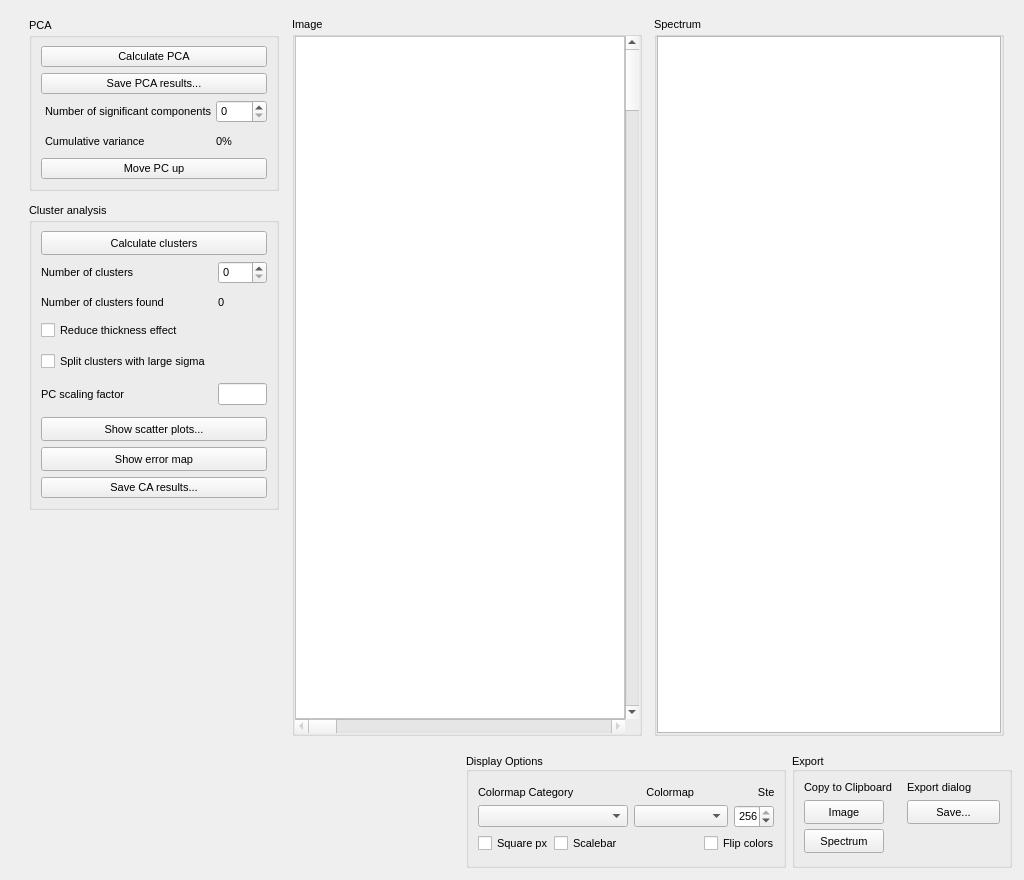
<?xml version="1.0" encoding="UTF-8"?>
<ui version="4.0">
 <class>Form</class>
 <widget class="QWidget" name="Form">
  <property name="geometry">
   <rect>
    <x>0</x>
    <y>0</y>
    <width>1024</width>
    <height>880</height>
   </rect>
  </property>
  <property name="sizePolicy">
   <sizepolicy hsizetype="Maximum" vsizetype="Fixed">
    <horstretch>0</horstretch>
    <verstretch>0</verstretch>
   </sizepolicy>
  </property>
  <property name="windowTitle">
   <string>Form</string>
  </property>
  <layout class="QVBoxLayout" name="verticalLayout">
   <item>
    <widget class="QFrame" name="frame">
     <property name="sizePolicy">
      <sizepolicy hsizetype="Preferred" vsizetype="MinimumExpanding">
       <horstretch>0</horstretch>
       <verstretch>0</verstretch>
      </sizepolicy>
     </property>
     <layout class="QHBoxLayout" name="horizontalLayout">
      <property name="spacing">
       <number>12</number>
      </property>
      <property name="sizeConstraint">
       <enum>QLayout::SetDefaultConstraint</enum>
      </property>
      <property name="topMargin">
       <number>6</number>
      </property>
      <item>
       <widget class="QFrame" name="verticalFrame">
        <property name="sizePolicy">
         <sizepolicy hsizetype="Maximum" vsizetype="MinimumExpanding">
          <horstretch>0</horstretch>
          <verstretch>0</verstretch>
         </sizepolicy>
        </property>
        <property name="minimumSize">
         <size>
          <width>260</width>
          <height>620</height>
         </size>
        </property>
        <property name="font">
         <font>
          <family>Ubuntu</family>
          <pointsize>8</pointsize>
         </font>
        </property>
        <layout class="QVBoxLayout" name="verticalLayout_2">
         <property name="spacing">
          <number>12</number>
         </property>
         <property name="sizeConstraint">
          <enum>QLayout::SetDefaultConstraint</enum>
         </property>
         <property name="leftMargin">
          <number>9</number>
         </property>
         <property name="topMargin">
          <number>1</number>
         </property>
         <property name="rightMargin">
          <number>1</number>
         </property>
         <property name="bottomMargin">
          <number>1</number>
         </property>
         <item>
          <widget class="QGroupBox" name="groupBox">
           <property name="sizePolicy">
            <sizepolicy hsizetype="Preferred" vsizetype="Preferred">
             <horstretch>0</horstretch>
             <verstretch>0</verstretch>
            </sizepolicy>
           </property>
           <property name="minimumSize">
            <size>
             <width>250</width>
             <height>0</height>
            </size>
           </property>
           <property name="maximumSize">
            <size>
             <width>250</width>
             <height>16777215</height>
            </size>
           </property>
           <property name="font">
            <font>
             <family>Ubuntu</family>
             <pointsize>8</pointsize>
            </font>
           </property>
           <property name="title">
            <string>PCA</string>
           </property>
           <layout class="QVBoxLayout" name="verticalLayout_5">
            <property name="spacing">
             <number>6</number>
            </property>
            <property name="sizeConstraint">
             <enum>QLayout::SetMinimumSize</enum>
            </property>
            <item>
             <widget class="QPushButton" name="button_calcpca">
              <property name="font">
               <font>
                <family>Ubuntu</family>
                <pointsize>8</pointsize>
               </font>
              </property>
              <property name="text">
               <string>Calculate PCA</string>
              </property>
             </widget>
            </item>
            <item>
             <widget class="QPushButton" name="button_savepca">
              <property name="text">
               <string>Save PCA results...</string>
              </property>
             </widget>
            </item>
            <item>
             <layout class="QGridLayout" name="gridLayout_4">
              <property name="leftMargin">
               <number>4</number>
              </property>
              <property name="bottomMargin">
               <number>4</number>
              </property>
              <property name="horizontalSpacing">
               <number>4</number>
              </property>
              <property name="verticalSpacing">
               <number>12</number>
              </property>
              <item row="0" column="1">
               <widget class="QSpinBox" name="npcaspin"/>
              </item>
              <item row="0" column="0">
               <widget class="QLabel" name="label_4">
                <property name="text">
                 <string>Number of significant components</string>
                </property>
               </widget>
              </item>
              <item row="1" column="0">
               <widget class="QLabel" name="label_5">
                <property name="text">
                 <string>Cumulative variance</string>
                </property>
               </widget>
              </item>
              <item row="1" column="1">
               <widget class="QLabel" name="vartc">
                <property name="text">
                 <string>0%</string>
                </property>
               </widget>
              </item>
             </layout>
            </item>
            <item>
             <widget class="QPushButton" name="button_movepcup">
              <property name="text">
               <string>Move PC up</string>
              </property>
             </widget>
            </item>
           </layout>
          </widget>
         </item>
         <item>
          <widget class="QGroupBox" name="groupBox_3">
           <property name="sizePolicy">
            <sizepolicy hsizetype="Preferred" vsizetype="Preferred">
             <horstretch>0</horstretch>
             <verstretch>0</verstretch>
            </sizepolicy>
           </property>
           <property name="minimumSize">
            <size>
             <width>250</width>
             <height>0</height>
            </size>
           </property>
           <property name="maximumSize">
            <size>
             <width>250</width>
             <height>16777215</height>
            </size>
           </property>
           <property name="font">
            <font>
             <family>Ubuntu</family>
             <pointsize>8</pointsize>
            </font>
           </property>
           <property name="title">
            <string>Cluster analysis</string>
           </property>
           <layout class="QVBoxLayout" name="verticalLayout_6">
            <property name="spacing">
             <number>6</number>
            </property>
            <property name="sizeConstraint">
             <enum>QLayout::SetMinimumSize</enum>
            </property>
            <item>
             <widget class="QPushButton" name="button_calcca">
              <property name="sizePolicy">
               <sizepolicy hsizetype="Minimum" vsizetype="Fixed">
                <horstretch>0</horstretch>
                <verstretch>0</verstretch>
               </sizepolicy>
              </property>
              <property name="minimumSize">
               <size>
                <width>0</width>
                <height>24</height>
               </size>
              </property>
              <property name="font">
               <font>
                <family>Ubuntu</family>
                <pointsize>8</pointsize>
               </font>
              </property>
              <property name="text">
               <string>Calculate clusters</string>
              </property>
             </widget>
            </item>
            <item>
             <layout class="QGridLayout" name="gridLayout_5">
              <property name="bottomMargin">
               <number>6</number>
              </property>
              <property name="verticalSpacing">
               <number>12</number>
              </property>
              <item row="2" column="0">
               <widget class="QCheckBox" name="remove1stpcacb">
                <property name="text">
                 <string>Reduce thickness effect</string>
                </property>
               </widget>
              </item>
              <item row="1" column="1">
               <widget class="QLabel" name="ntc_clusters_found">
                <property name="text">
                 <string>0</string>
                </property>
               </widget>
              </item>
              <item row="3" column="0">
               <widget class="QCheckBox" name="cb_splitclusters">
                <property name="text">
                 <string>Split clusters with large sigma</string>
                </property>
               </widget>
              </item>
              <item row="0" column="1">
               <widget class="QSpinBox" name="nclusterspin"/>
              </item>
              <item row="1" column="0">
               <widget class="QLabel" name="label_8">
                <property name="text">
                 <string>Number of clusters found</string>
                </property>
               </widget>
              </item>
              <item row="0" column="0">
               <widget class="QLabel" name="label_7">
                <property name="text">
                 <string>Number of clusters</string>
                </property>
               </widget>
              </item>
              <item row="4" column="0">
               <widget class="QLabel" name="ntc_pcscaling">
                <property name="text">
                 <string>PC scaling factor</string>
                </property>
               </widget>
              </item>
              <item row="4" column="1">
               <widget class="QLineEdit" name="ntc_pcscaling_2"/>
              </item>
             </layout>
            </item>
            <item>
             <widget class="QPushButton" name="button_scatterplots">
              <property name="minimumSize">
               <size>
                <width>0</width>
                <height>24</height>
               </size>
              </property>
              <property name="text">
               <string>Show scatter plots...</string>
              </property>
             </widget>
            </item>
            <item>
             <widget class="QPushButton" name="button_errormap">
              <property name="minimumSize">
               <size>
                <width>0</width>
                <height>24</height>
               </size>
              </property>
              <property name="text">
               <string>Show error map</string>
              </property>
             </widget>
            </item>
            <item>
             <widget class="QPushButton" name="button_savecluster">
              <property name="text">
               <string>Save CA results...</string>
              </property>
             </widget>
            </item>
           </layout>
          </widget>
         </item>
         <item>
          <spacer name="verticalSpacer">
           <property name="orientation">
            <enum>Qt::Vertical</enum>
           </property>
           <property name="sizeType">
            <enum>QSizePolicy::MinimumExpanding</enum>
           </property>
           <property name="sizeHint" stdset="0">
            <size>
             <width>20</width>
             <height>0</height>
            </size>
           </property>
          </spacer>
         </item>
        </layout>
       </widget>
      </item>
      <item>
       <widget class="QGroupBox" name="tc_imageeng">
        <property name="sizePolicy">
         <sizepolicy hsizetype="Preferred" vsizetype="Preferred">
          <horstretch>0</horstretch>
          <verstretch>0</verstretch>
         </sizepolicy>
        </property>
        <property name="font">
         <font>
          <family>Ubuntu</family>
          <pointsize>8</pointsize>
         </font>
        </property>
        <property name="title">
         <string>Image</string>
        </property>
        <layout class="QHBoxLayout" name="horizontalLayout_3">
         <property name="spacing">
          <number>0</number>
         </property>
         <property name="sizeConstraint">
          <enum>QLayout::SetMaximumSize</enum>
         </property>
         <property name="leftMargin">
          <number>0</number>
         </property>
         <property name="topMargin">
          <number>0</number>
         </property>
         <property name="rightMargin">
          <number>0</number>
         </property>
         <property name="bottomMargin">
          <number>0</number>
         </property>
         <item>
          <layout class="QGridLayout" name="gridLayout_2" columnstretch="0,0">
           <property name="sizeConstraint">
            <enum>QLayout::SetDefaultConstraint</enum>
           </property>
           <property name="leftMargin">
            <number>0</number>
           </property>
           <property name="rightMargin">
            <number>0</number>
           </property>
           <property name="spacing">
            <number>0</number>
           </property>
           <item row="1" column="0">
            <widget class="QScrollBar" name="slider_theta">
             <property name="enabled">
              <bool>false</bool>
             </property>
             <property name="font">
              <font>
               <family>Ubuntu</family>
               <pointsize>8</pointsize>
              </font>
             </property>
             <property name="orientation">
              <enum>Qt::Horizontal</enum>
             </property>
            </widget>
           </item>
           <item row="0" column="0">
            <widget class="GraphicsLayoutWidget" name="canvas">
             <property name="sizePolicy">
              <sizepolicy hsizetype="Expanding" vsizetype="MinimumExpanding">
               <horstretch>0</horstretch>
               <verstretch>0</verstretch>
              </sizepolicy>
             </property>
             <property name="font">
              <font>
               <family>Ubuntu</family>
               <pointsize>8</pointsize>
              </font>
             </property>
             <property name="styleSheet">
              <string notr="true">background: white</string>
             </property>
            </widget>
           </item>
           <item row="0" column="1">
            <widget class="QScrollBar" name="slider_cl">
             <property name="sizePolicy">
              <sizepolicy hsizetype="Fixed" vsizetype="Minimum">
               <horstretch>0</horstretch>
               <verstretch>0</verstretch>
              </sizepolicy>
             </property>
             <property name="minimumSize">
              <size>
               <width>0</width>
               <height>0</height>
              </size>
             </property>
             <property name="baseSize">
              <size>
               <width>0</width>
               <height>0</height>
              </size>
             </property>
             <property name="font">
              <font>
               <family>Ubuntu</family>
               <pointsize>8</pointsize>
               <kerning>false</kerning>
              </font>
             </property>
             <property name="orientation">
              <enum>Qt::Vertical</enum>
             </property>
             <property name="invertedAppearance">
              <bool>false</bool>
             </property>
            </widget>
           </item>
          </layout>
         </item>
        </layout>
       </widget>
      </item>
      <item>
       <widget class="QGroupBox" name="groupBox_6">
        <property name="sizePolicy">
         <sizepolicy hsizetype="Preferred" vsizetype="Preferred">
          <horstretch>0</horstretch>
          <verstretch>0</verstretch>
         </sizepolicy>
        </property>
        <property name="font">
         <font>
          <family>Ubuntu</family>
          <pointsize>8</pointsize>
         </font>
        </property>
        <property name="title">
         <string>Spectrum</string>
        </property>
        <layout class="QHBoxLayout" name="horizontalLayout_5">
         <property name="spacing">
          <number>0</number>
         </property>
         <property name="leftMargin">
          <number>0</number>
         </property>
         <property name="topMargin">
          <number>0</number>
         </property>
         <property name="rightMargin">
          <number>0</number>
         </property>
         <property name="bottomMargin">
          <number>0</number>
         </property>
         <item>
          <widget class="PlotWidget" name="spectrum_plotwidget">
           <property name="sizePolicy">
            <sizepolicy hsizetype="Expanding" vsizetype="MinimumExpanding">
             <horstretch>0</horstretch>
             <verstretch>0</verstretch>
            </sizepolicy>
           </property>
          </widget>
         </item>
        </layout>
       </widget>
      </item>
     </layout>
    </widget>
   </item>
   <item>
    <widget class="QFrame" name="frame">
     <property name="sizePolicy">
      <sizepolicy hsizetype="Preferred" vsizetype="Maximum">
       <horstretch>0</horstretch>
       <verstretch>0</verstretch>
      </sizepolicy>
     </property>
     <layout class="QHBoxLayout" name="horizontalLayout_9">
      <property name="spacing">
       <number>6</number>
      </property>
      <property name="sizeConstraint">
       <enum>QLayout::SetDefaultConstraint</enum>
      </property>
      <property name="leftMargin">
       <number>1</number>
      </property>
      <property name="topMargin">
       <number>1</number>
      </property>
      <property name="rightMargin">
       <number>1</number>
      </property>
      <property name="bottomMargin">
       <number>1</number>
      </property>
      <item>
       <spacer name="horizontalSpacer_2">
        <property name="orientation">
         <enum>Qt::Horizontal</enum>
        </property>
        <property name="sizeHint" stdset="0">
         <size>
          <width>40</width>
          <height>20</height>
         </size>
        </property>
       </spacer>
      </item>
      <item>
       <widget class="QGroupBox" name="DisplayOptions">
        <property name="sizePolicy">
         <sizepolicy hsizetype="MinimumExpanding" vsizetype="Maximum">
          <horstretch>0</horstretch>
          <verstretch>0</verstretch>
         </sizepolicy>
        </property>
        <property name="minimumSize">
         <size>
          <width>320</width>
          <height>0</height>
         </size>
        </property>
        <property name="maximumSize">
         <size>
          <width>320</width>
          <height>116</height>
         </size>
        </property>
        <property name="font">
         <font>
          <family>Ubuntu</family>
          <pointsize>8</pointsize>
         </font>
        </property>
        <property name="title">
         <string>Display Options</string>
        </property>
        <property name="alignment">
         <set>Qt::AlignBottom|Qt::AlignLeading|Qt::AlignLeft</set>
        </property>
        <layout class="QHBoxLayout" name="horizontalLayout_8" stretch="0">
         <property name="topMargin">
          <number>9</number>
         </property>
         <property name="bottomMargin">
          <number>9</number>
         </property>
         <item>
          <layout class="QVBoxLayout" name="verticalLayout_9">
           <property name="spacing">
            <number>0</number>
           </property>
           <property name="topMargin">
            <number>0</number>
           </property>
           <item>
            <widget class="QLabel" name="label">
             <property name="minimumSize">
              <size>
               <width>0</width>
               <height>23</height>
              </size>
             </property>
             <property name="maximumSize">
              <size>
               <width>16777215</width>
               <height>23</height>
              </size>
             </property>
             <property name="font">
              <font>
               <family>Ubuntu</family>
               <pointsize>8</pointsize>
              </font>
             </property>
             <property name="text">
              <string>Colormap Category                        Colormap                     Steps</string>
             </property>
            </widget>
           </item>
           <item>
            <layout class="QHBoxLayout" name="horizontalLayout_4">
             <property name="spacing">
              <number>6</number>
             </property>
             <item>
              <widget class="QComboBox" name="CMCatBox">
               <property name="sizePolicy">
                <sizepolicy hsizetype="Preferred" vsizetype="Fixed">
                 <horstretch>0</horstretch>
                 <verstretch>0</verstretch>
                </sizepolicy>
               </property>
               <property name="minimumSize">
                <size>
                 <width>150</width>
                 <height>0</height>
                </size>
               </property>
               <property name="maximumSize">
                <size>
                 <width>150</width>
                 <height>16777215</height>
                </size>
               </property>
               <property name="font">
                <font>
                 <family>Ubuntu</family>
                 <pointsize>8</pointsize>
                </font>
               </property>
              </widget>
             </item>
             <item>
              <widget class="QComboBox" name="CMMapBox">
               <property name="font">
                <font>
                 <family>Ubuntu</family>
                 <pointsize>8</pointsize>
                </font>
               </property>
              </widget>
             </item>
             <item>
              <widget class="QSpinBox" name="StepSpin">
               <property name="maximumSize">
                <size>
                 <width>40</width>
                 <height>16777215</height>
                </size>
               </property>
               <property name="font">
                <font>
                 <family>Ubuntu</family>
                 <pointsize>8</pointsize>
                </font>
               </property>
               <property name="minimum">
                <number>2</number>
               </property>
               <property name="maximum">
                <number>256</number>
               </property>
               <property name="value">
                <number>256</number>
               </property>
               <property name="displayIntegerBase">
                <number>10</number>
               </property>
              </widget>
             </item>
            </layout>
           </item>
           <item>
            <layout class="QHBoxLayout" name="horizontalLayout_6" stretch="1,0,0,0">
             <property name="spacing">
              <number>6</number>
             </property>
             <property name="topMargin">
              <number>5</number>
             </property>
             <item>
              <widget class="QCheckBox" name="SquarePxCheckBox">
               <property name="minimumSize">
                <size>
                 <width>70</width>
                 <height>0</height>
                </size>
               </property>
               <property name="maximumSize">
                <size>
                 <width>70</width>
                 <height>16777215</height>
                </size>
               </property>
               <property name="font">
                <font>
                 <family>Ubuntu</family>
                 <pointsize>8</pointsize>
                </font>
               </property>
               <property name="autoFillBackground">
                <bool>false</bool>
               </property>
               <property name="text">
                <string>Square px</string>
               </property>
               <property name="checkable">
                <bool>true</bool>
               </property>
               <property name="checked">
                <bool>false</bool>
               </property>
               <property name="autoRepeat">
                <bool>false</bool>
               </property>
               <property name="autoExclusive">
                <bool>false</bool>
               </property>
               <property name="tristate">
                <bool>false</bool>
               </property>
              </widget>
             </item>
             <item>
              <widget class="QCheckBox" name="ScalebarCheckBox">
               <property name="minimumSize">
                <size>
                 <width>70</width>
                 <height>0</height>
                </size>
               </property>
               <property name="maximumSize">
                <size>
                 <width>70</width>
                 <height>16777215</height>
                </size>
               </property>
               <property name="text">
                <string>Scalebar</string>
               </property>
              </widget>
             </item>
             <item>
              <spacer name="horizontalSpacer">
               <property name="font">
                <font>
                 <family>Ubuntu</family>
                 <pointsize>8</pointsize>
                </font>
               </property>
               <property name="orientation">
                <enum>Qt::Horizontal</enum>
               </property>
               <property name="sizeHint" stdset="0">
                <size>
                 <width>40</width>
                 <height>20</height>
                </size>
               </property>
              </spacer>
             </item>
             <item>
              <widget class="QCheckBox" name="ColorFlipCheckBox">
               <property name="minimumSize">
                <size>
                 <width>70</width>
                 <height>0</height>
                </size>
               </property>
               <property name="maximumSize">
                <size>
                 <width>70</width>
                 <height>16777215</height>
                </size>
               </property>
               <property name="text">
                <string>Flip colors</string>
               </property>
              </widget>
             </item>
            </layout>
           </item>
          </layout>
         </item>
        </layout>
       </widget>
      </item>
      <item>
       <widget class="QGroupBox" name="groupBox_2">
        <property name="sizePolicy">
         <sizepolicy hsizetype="MinimumExpanding" vsizetype="Preferred">
          <horstretch>0</horstretch>
          <verstretch>0</verstretch>
         </sizepolicy>
        </property>
        <property name="minimumSize">
         <size>
          <width>220</width>
          <height>116</height>
         </size>
        </property>
        <property name="maximumSize">
         <size>
          <width>220</width>
          <height>116</height>
         </size>
        </property>
        <property name="font">
         <font>
          <family>Ubuntu</family>
          <pointsize>8</pointsize>
         </font>
        </property>
        <property name="title">
         <string>Export</string>
        </property>
        <property name="alignment">
         <set>Qt::AlignBottom|Qt::AlignLeading|Qt::AlignLeft</set>
        </property>
        <layout class="QVBoxLayout" name="verticalLayout_7">
         <property name="spacing">
          <number>6</number>
         </property>
         <property name="leftMargin">
          <number>9</number>
         </property>
         <property name="topMargin">
          <number>9</number>
         </property>
         <property name="rightMargin">
          <number>9</number>
         </property>
         <property name="bottomMargin">
          <number>9</number>
         </property>
         <item>
          <layout class="QGridLayout" name="gridLayout" rowstretch="0,0,0" columnstretch="0,0">
           <property name="sizeConstraint">
            <enum>QLayout::SetDefaultConstraint</enum>
           </property>
           <property name="leftMargin">
            <number>0</number>
           </property>
           <property name="horizontalSpacing">
            <number>15</number>
           </property>
           <property name="verticalSpacing">
            <number>5</number>
           </property>
           <item row="1" column="1">
            <widget class="QPushButton" name="button_save">
             <property name="minimumSize">
              <size>
               <width>0</width>
               <height>24</height>
              </size>
             </property>
             <property name="text">
              <string>Save...</string>
             </property>
            </widget>
           </item>
           <item row="1" column="0">
            <widget class="QPushButton" name="pb_copy_img">
             <property name="enabled">
              <bool>true</bool>
             </property>
             <property name="sizePolicy">
              <sizepolicy hsizetype="Maximum" vsizetype="Maximum">
               <horstretch>0</horstretch>
               <verstretch>0</verstretch>
              </sizepolicy>
             </property>
             <property name="minimumSize">
              <size>
               <width>0</width>
               <height>24</height>
              </size>
             </property>
             <property name="text">
              <string>Image</string>
             </property>
             <property name="checkable">
              <bool>false</bool>
             </property>
            </widget>
           </item>
           <item row="0" column="0">
            <widget class="QLabel" name="label_2">
             <property name="sizePolicy">
              <sizepolicy hsizetype="Maximum" vsizetype="Maximum">
               <horstretch>0</horstretch>
               <verstretch>0</verstretch>
              </sizepolicy>
             </property>
             <property name="minimumSize">
              <size>
               <width>0</width>
               <height>15</height>
              </size>
             </property>
             <property name="text">
              <string>Copy to Clipboard</string>
             </property>
             <property name="alignment">
              <set>Qt::AlignLeading|Qt::AlignLeft|Qt::AlignVCenter</set>
             </property>
            </widget>
           </item>
           <item row="0" column="1">
            <widget class="QLabel" name="label_3">
             <property name="text">
              <string>Export dialog</string>
             </property>
            </widget>
           </item>
           <item row="2" column="0">
            <widget class="QPushButton" name="pb_copy_specimg">
             <property name="enabled">
              <bool>true</bool>
             </property>
             <property name="sizePolicy">
              <sizepolicy hsizetype="Maximum" vsizetype="Maximum">
               <horstretch>0</horstretch>
               <verstretch>0</verstretch>
              </sizepolicy>
             </property>
             <property name="minimumSize">
              <size>
               <width>0</width>
               <height>24</height>
              </size>
             </property>
             <property name="text">
              <string>Spectrum</string>
             </property>
            </widget>
           </item>
          </layout>
         </item>
         <item>
          <spacer name="verticalSpacer_2">
           <property name="orientation">
            <enum>Qt::Vertical</enum>
           </property>
           <property name="sizeHint" stdset="0">
            <size>
             <width>20</width>
             <height>40</height>
            </size>
           </property>
          </spacer>
         </item>
        </layout>
       </widget>
      </item>
     </layout>
    </widget>
   </item>
  </layout>
 </widget>
 <customwidgets>
  <customwidget>
   <class>GraphicsLayoutWidget</class>
   <extends>QGraphicsView</extends>
   <header location="global">pyqtgraph</header>
  </customwidget>
  <customwidget>
   <class>PlotWidget</class>
   <extends>QGraphicsView</extends>
   <header location="global">pyqtgraph</header>
  </customwidget>
 </customwidgets>
 <resources/>
 <connections/>
</ui>
